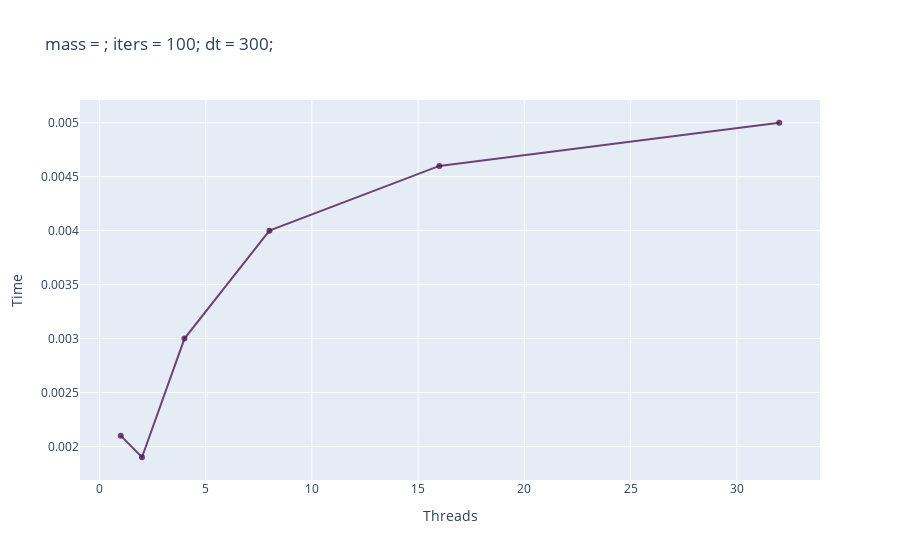

The notebook cell this image was saved under:
### Code cell
import plotly.graph_objs as go

trace1 = go.Scatter(
                    x = data['threads'],
                    y = data['time-dt=300/iters=100'],
                    mode = "lines+markers",
                    name = "dt=300/iters=100",
                    marker = dict(color = 'rgba(80, 26, 80, 0.8)')
                    )
d = [trace1]
layout = dict(title = 'mass = ; iters = 100; dt = 300;',
              xaxis = dict(title= 'Threads', ticklen= 5, zeroline= False),
              yaxis = dict(title= 'Time', ticklen= 5, zeroline= False)
             )
fig = dict(data = d, layout = layout)
iplot(fig)

### Figure 1 — Plotly figure (JSON) as saved in the notebook; plotly's stock layout.template omitted (floating-point values rounded to 4 significant figures)
{"data": [{"marker": {"color": "rgba(80, 26, 80, 0.8)"}, "mode": "lines+markers", "name": "dt=300/iters=100", "type": "scatter", "x": [1, 2, 4, 8, 16, 32], "y": [0.0021, 0.0019, 0.003, 0.004, 0.0046, 0.005]}], "layout": {"title": {"text": "mass = ; iters = 100; dt = 300;"}, "xaxis": {"ticklen": 5, "title": {"text": "Threads"}, "zeroline": false}, "yaxis": {"ticklen": 5, "title": {"text": "Time"}, "zeroline": false}}}
